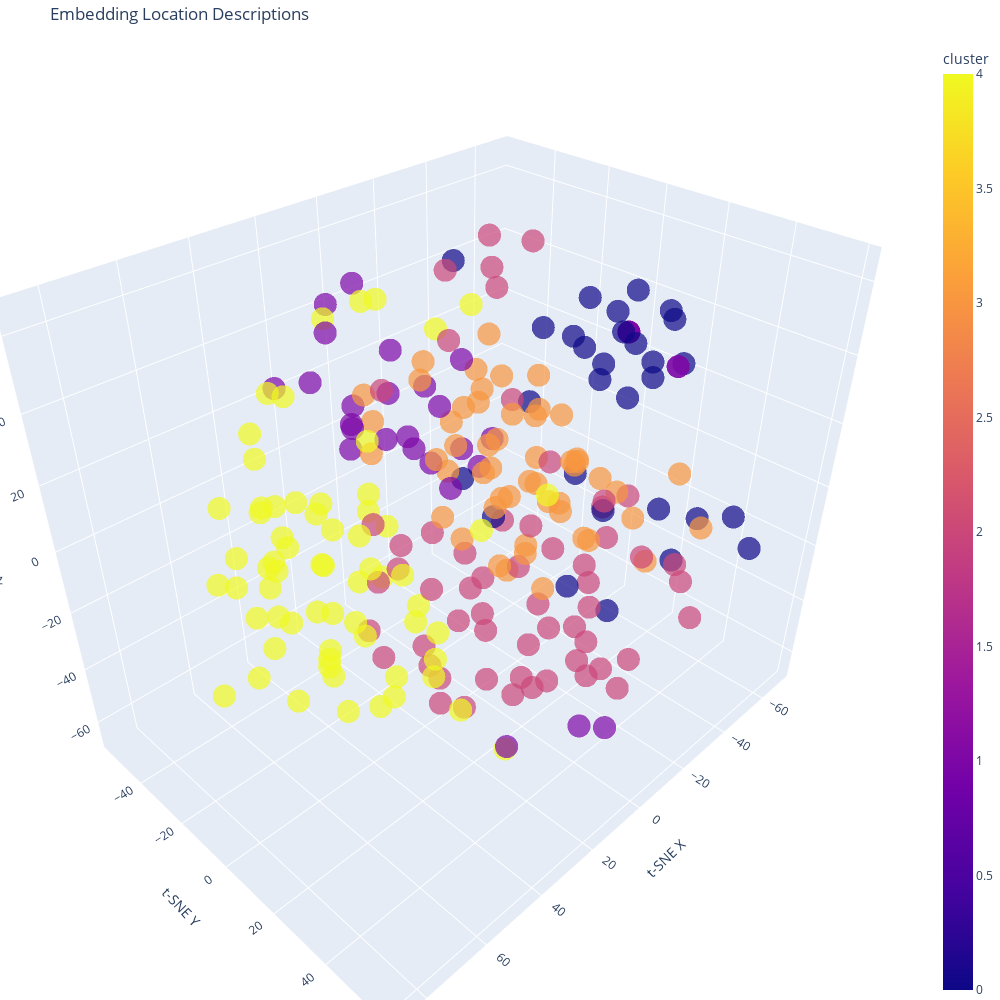

This figure's notebook cell:
### Markdown cell above
### 1.3.2 Sentence Embeddings

In this final exploration exercise - we'll use a light sentence transformer model to encode our summary `description` data as embeddings.

Embeddings is a term that gets used quite a lot in machine learning and AI so it's useful to understand how it works from a basic perspective.

### Code cell
# Import necessary libraries
from sentence_transformers import SentenceTransformer  # For encoding text into embeddings
from sklearn.cluster import KMeans                     # For unsupervised clustering
from sklearn.manifold import TSNE                      # For dimensionality reduction to 3D
import plotly.express as px                            # For interactive 3D plotting

# ---------------------------------------
# Step 1: Encode location descriptions into embeddings
# ---------------------------------------
embedding_model = SentenceTransformer('all-MiniLM-L6-v2')  # Load a pre-trained lightweight sentence embedding model
embeddings = embedding_model.encode(locations_df['description'].tolist())  # Generate embeddings for each description

# ---------------------------------------
# Step 2: Cluster embeddings into semantic groups
# ---------------------------------------
kmeans = KMeans(n_clusters=5, random_state=42)  # Define k-means clustering with 5 clusters
clusters = kmeans.fit_predict(embeddings)       # Assign each embedding to a cluster

# ---------------------------------------
# Step 3: Reduce high-dimensional embeddings to 3D for visualization
# ---------------------------------------
tsne = TSNE(n_components=3, random_state=42)     # Initialize t-SNE for 3D projection
embedding_3d = tsne.fit_transform(embeddings)    # Perform dimensionality reduction

# ---------------------------------------
# Step 4: Prepare the DataFrame for plotting
# ---------------------------------------
locations_plotting_df = locations_df.loc[:, ["location_name", "description"]]  # Select relevant columns

# Create a shortened version of the description for tooltips (first 25 characters + ellipsis)
locations_plotting_df["short_description"] = locations_plotting_df['description'].str[:25] + '...'

# Add clustering and 3D coordinates to the plotting DataFrame
locations_plotting_df['cluster'] = clusters
locations_plotting_df['x'] = embedding_3d[:, 0]
locations_plotting_df['y'] = embedding_3d[:, 1]
locations_plotting_df['z'] = embedding_3d[:, 2]

# ---------------------------------------
# Step 5: Create an interactive 3D scatter plot
# ---------------------------------------
fig = px.scatter_3d(
    locations_plotting_df,
    x='x', y='y', z='z',              # 3D coordinates from t-SNE
    color='cluster',                 # Color by assigned cluster
    hover_data={                     # Customize tooltip content
        'location_name': True,
        'short_description': True,
        'x': False, 'y': False, 'z': False  # Hide raw coordinates in tooltip
    },
    title="Embedding Location Descriptions",
    labels={'x': 't-SNE X', 'y': 't-SNE Y'}  # Axis labels
)

# ---------------------------------------
# Step 6: Customize figure appearance
# ---------------------------------------
fig.update_layout(
    width=1000, height=1000,                   # Set plot size
    margin=dict(l=0, r=0, b=0, t=40)           # Adjust margins for cleaner layout
)

fig.update_traces(marker=dict(size=8, opacity=0.7))  # Tune marker size and transparency

# ---------------------------------------
# Step 7: Show the interactive plot
# ---------------------------------------
fig.show()

### Figure 1 — Plotly figure (JSON) as saved in the notebook; plotly's stock layout.template omitted (floating-point values rounded to 4 significant figures; data arrays with more than 128 entries replaced by an {"elided": "..."} marker saying what was removed)
{"data": [{"customdata": {"elided": "236x2 str values"}, "hovertemplate": "location_name=%{customdata[0]}<br>short_description=%{customdata[1]}<br>cluster=%{marker.color}<extra></extra>", "legendgroup": "", "marker": {"color": {"elided": "236 int values"}, "coloraxis": "coloraxis", "opacity": 0.7, "size": 8, "symbol": "circle"}, "mode": "markers", "name": "", "scene": "scene", "showlegend": false, "type": "scatter3d", "x": {"elided": "236 float values"}, "y": {"elided": "236 float values"}, "z": {"elided": "236 float values"}}], "layout": {"coloraxis": {"colorbar": {"title": {"text": "cluster"}}, "colorscale": [[0, "#0d0887"], [0.1111, "#46039f"], [0.2222, "#7201a8"], [0.3333, "#9c179e"], [0.4444, "#bd3786"], [0.5556, "#d8576b"], [0.6667, "#ed7953"], [0.7778, "#fb9f3a"], [0.8889, "#fdca26"], [1, "#f0f921"]]}, "height": 1000, "legend": {"tracegroupgap": 0}, "margin": {"b": 0, "l": 0, "r": 0, "t": 40}, "scene": {"domain": {"x": [0, 1], "y": [0, 1]}, "xaxis": {"title": {"text": "t-SNE X"}}, "yaxis": {"title": {"text": "t-SNE Y"}}, "zaxis": {"title": {"text": "z"}}}, "title": {"text": "Embedding Location Descriptions"}, "width": 1000}}
